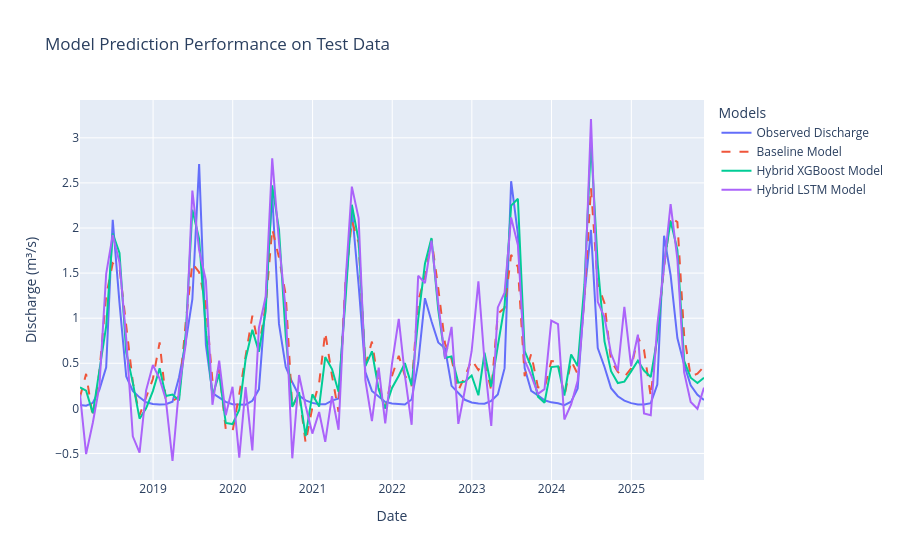

The notebook cell saved with this chart:
### Markdown cell above
# Step 7 – Evaluate & Visualise Results
Compare performance across models and visualise the predictions against the observed data.

### Code cell
# Cell 13 - Create a results DataFrame for plotting
results_df = pd.DataFrame({
    'Observed': y_test,
    'Baseline': baseline_preds_test,
    'Hybrid_XGB': final_preds_xgb,
    'Hybrid_LSTM': final_preds_lstm
}, index=y_test.index)

# Plot the results
fig = go.Figure()
fig.add_trace(go.Scatter(x=results_df.index, y=results_df['Observed'], mode='lines', name='Observed Discharge'))
fig.add_trace(go.Scatter(x=results_df.index, y=results_df['Baseline'], mode='lines', name='Baseline Model', line=dict(dash='dash')))
fig.add_trace(go.Scatter(x=results_df.index, y=results_df['Hybrid_XGB'], mode='lines', name='Hybrid XGBoost Model'))
fig.add_trace(go.Scatter(x=results_df.index, y=results_df['Hybrid_LSTM'], mode='lines', name='Hybrid LSTM Model'))

fig.update_layout(title='Model Prediction Performance on Test Data',
                  xaxis_title='Date',
                  yaxis_title='Discharge (m³/s)',
                  legend_title='Models')
fig.show()
